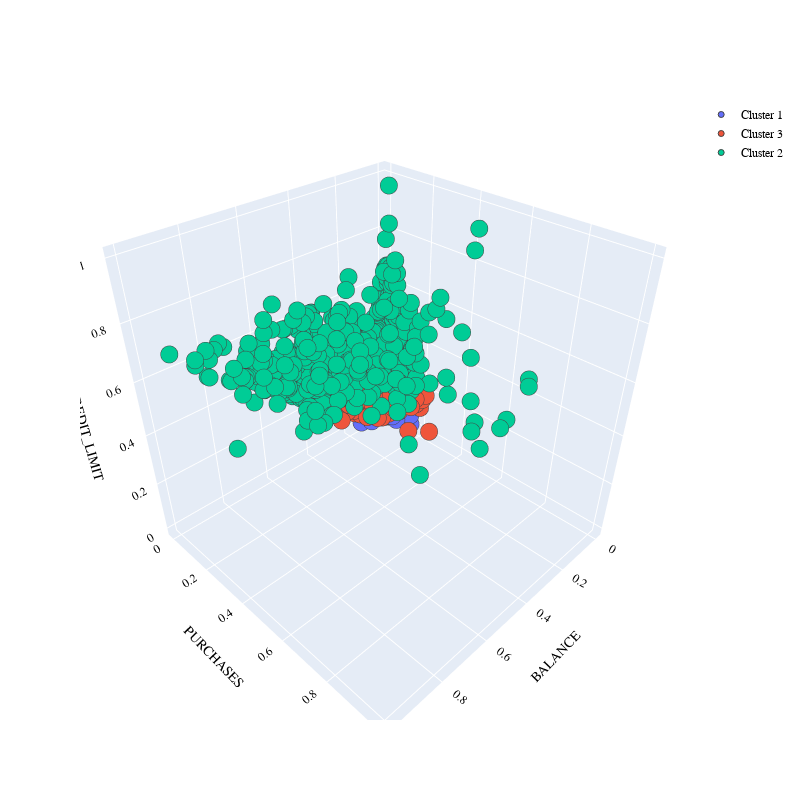

Notebook source saved alongside this figure:
### Markdown cell above
## Visualization - 3D Scatter Plot

### Code cell
import plotly.graph_objects as go
PLOT = go.Figure()
for i in list(data["CREDIT_CARD_SEGMENTS"].unique()):
    

    PLOT.add_trace(go.Scatter3d(x = data[data["CREDIT_CARD_SEGMENTS"]== i]['BALANCE'],
                                y = data[data["CREDIT_CARD_SEGMENTS"] == i]['PURCHASES'],
                                z = data[data["CREDIT_CARD_SEGMENTS"] == i]['CREDIT_LIMIT'],                        
                                mode = 'markers',marker_size = 6, marker_line_width = 1,
                                name = str(i)))
PLOT.update_traces(hovertemplate='BALANCE: %{x} <br>PURCHASES %{y} <br>DCREDIT_LIMIT: %{z}')

    
PLOT.update_layout(width = 800, height = 800, autosize = True, showlegend = True,
                   scene = dict(xaxis=dict(title = 'BALANCE', titlefont_color = 'black'),
                                yaxis=dict(title = 'PURCHASES', titlefont_color = 'black'),
                                zaxis=dict(title = 'CREDIT_LIMIT', titlefont_color = 'black')),
                   font = dict(family = "Gilroy", color  = 'black', size = 12))

### Figure 1 — Plotly figure (JSON) as saved in the notebook; plotly's stock layout.template omitted (floating-point values rounded to 4 significant figures; data arrays with more than 128 entries replaced by an {"elided": "..."} marker saying what was removed)
{"data": [{"hovertemplate": "BALANCE: %{x} <br>PURCHASES %{y} <br>DCREDIT_LIMIT: %{z}", "marker": {"line": {"width": 1}, "size": 6}, "mode": "markers", "name": "Cluster 1", "type": "scatter3d", "x": {"elided": "5369 float values"}, "y": {"elided": "5369 float values"}, "z": {"elided": "5369 float values"}}, {"hovertemplate": "BALANCE: %{x} <br>PURCHASES %{y} <br>DCREDIT_LIMIT: %{z}", "marker": {"line": {"width": 1}, "size": 6}, "mode": "markers", "name": "Cluster 3", "type": "scatter3d", "x": {"elided": "2600 float values"}, "y": {"elided": "2600 float values"}, "z": {"elided": "2600 float values"}}, {"hovertemplate": "BALANCE: %{x} <br>PURCHASES %{y} <br>DCREDIT_LIMIT: %{z}", "marker": {"line": {"width": 1}, "size": 6}, "mode": "markers", "name": "Cluster 2", "type": "scatter3d", "x": {"elided": "667 float values"}, "y": {"elided": "667 float values"}, "z": {"elided": "667 float values"}}], "layout": {"autosize": true, "font": {"color": "black", "family": "Gilroy", "size": 12}, "height": 800, "scene": {"xaxis": {"title": {"font": {"color": "black"}, "text": "BALANCE"}}, "yaxis": {"title": {"font": {"color": "black"}, "text": "PURCHASES"}}, "zaxis": {"title": {"font": {"color": "black"}, "text": "CREDIT_LIMIT"}}}, "showlegend": true, "width": 800}}
